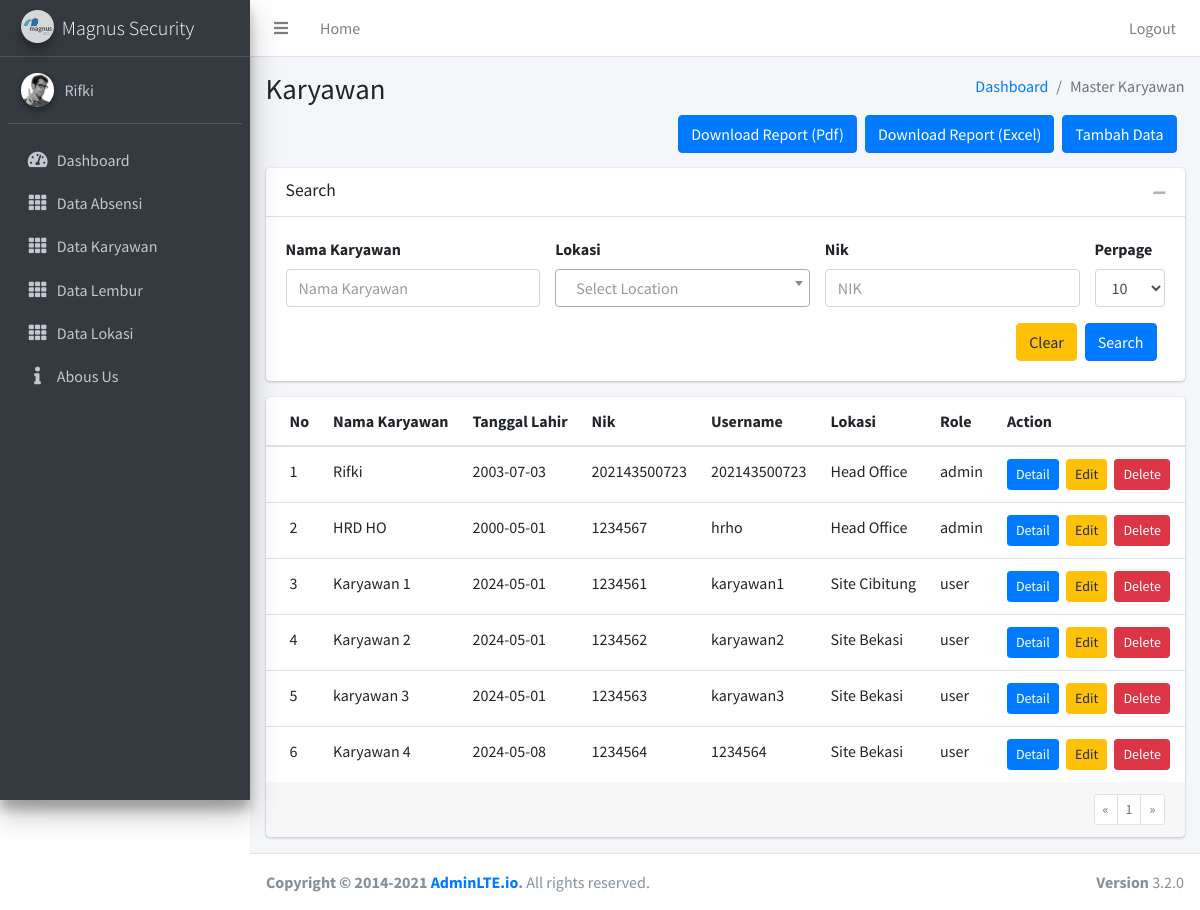
/karyawan (signed in), run on the app's committed database.
### tables this page shows
CREATE TABLE IF NOT EXISTS `employe` (
  `employe_id` int NOT NULL AUTO_INCREMENT,
  `employe_name` varchar(45) DEFAULT NULL,
  `date_of_birth` date DEFAULT NULL,
  `nik` varchar(255) DEFAULT NULL,
  `username` varchar(255) DEFAULT NULL,
  `password` varchar(255) DEFAULT NULL,
  `location_id` int DEFAULT NULL,
  `departement_id` int DEFAULT NULL,
  `division_id` int DEFAULT NULL,
  `role` varchar(45) DEFAULT NULL,
  `salary` double DEFAULT NULL,
  `is_active` tinyint DEFAULT NULL,
  `created_at` timestamp NOT NULL DEFAULT (now()),
  `created_by` varchar(45) DEFAULT NULL,
  PRIMARY KEY (`employe_id`),
  KEY `location_reference_idx` (`location_id`),
  KEY `departement_reference_idx` (`departement_id`),
  KEY `division_reference_idx` (`division_id`)
);

CREATE TABLE IF NOT EXISTS `location` (
  `location_id` int NOT NULL AUTO_INCREMENT,
  `address_1` text,
  `address_2` text,
  `province` varchar(255) DEFAULT NULL,
  `city` varchar(255) DEFAULT NULL,
  `district` varchar(255) DEFAULT NULL,
  `sub_district` varchar(255) DEFAULT NULL,
  `zip_code` varchar(5) DEFAULT NULL,
  `name` varchar(50) DEFAULT NULL,
  PRIMARY KEY (`location_id`)
);

### config/route.php (called while the page is built, shortened)
<?php
class phpRouting
{
    private $isProd = true;
    function getDirname()
    {
        return  dirname($_SERVER['PHP_SELF']);
    }
    public function getUri()
    {
        $uri =  $this->checkHttps(). "://$_SERVER[HTTP_HOST]";
        $basePath = $this->getDirname();
        if ($basePath <> 'index.php') {
            if ($basePath == "/") {
                $uri = $uri;
            } else {
                $uri = $uri . $basePath;
            }
        }
        return $uri;
    }
    function checkHttps(){
        if($this->isProd){
            return 'https';
        }else{
            return empty($_SERVER['HTTPS']) ? 'http' : 'https';
        }
    }
}

### page/karyawan/KaryawanController.php (called while the page is built, shortened)
<?php
class KaryawanController {
    protected $koneksi = null;
    protected $perPage = 10;
    protected $page = 1;
    protected $where = "";
    public function __construct(Connection $conn)
    {
        $this->koneksi = $conn;
    }
    public function getData($params){
        $where = "";
        $perPage = $this->perPage;
        $page = $this->page;
        $this->where = $where;
        $currentLimit =  ($page > 1) ? ($page * $perPage) - $perPage : "0";
        $query = "SELECT employe.* ,location.name as location_name FROM employe LEFT JOIN location on location.location_id = employe.location_id $where limit $currentLimit , $perPage";
        $res = $this->koneksi->query($query);
        return $res;
    }
    public function getPagination(){
        $res = [];
        $countRow = $this->countData();
        $res['currentNumber'] = ($this->page > 1) ? ($this->page * $this->perPage) - $this->perPage : "0";
        $res['totalRow'] = $countRow;
        $res['totalPage'] = ceil($countRow/$this->perPage);
        $res['currentPage'] = $this->page;
        $res['params'] = $this->getParameter();
        return $res;
    }
    function getParameter(){
        $uri = $_SERVER["QUERY_STRING"];
        return $uri;
    }
    public function countData(){
        $where = $this->where;
        $query = "SELECT employe.* ,location.name as location_name FROM employe LEFT JOIN location on location.location_id = employe.location_id $where ";
        $res = $this->koneksi->query($query);
        $total = $res->num_rows;
        return $total;
    }
}

### config/koneksi.php (called while the page is built, shortened)
<?php
class Connection{
    protected $host = 'localhost';
    protected $username = 'root';
    protected $password = '';
    protected $database = 'db_payroll';
    function conn(){
        $conn = mysqli_connect($this->host,$this->username,$this->password,$this->database);
        return $conn;
    }
    public function query($query){
        $conn = $this->conn();
        $sql = $conn->query($query);
        return $sql;
    }
}

### page/karyawan/index.php (the view, shortened to what this page needs)
<?php
require('KaryawanController.php');
$controller = new KaryawanController($con);
$data = $controller->getData($_GET);
?>
<section class="content-header">
    <div class="container-fluid">
        <div class="row mb-2">
            <div class="col-sm-6">
                <h1>Karyawan</h1>
            </div>
            <div class="col-sm-6">
                <ol class="breadcrumb float-sm-right">
                    <li class="breadcrumb-item"><a href="<?= $uri ?>">Dashboard</a></li>
                    <li class="breadcrumb-item active">Master Karyawan</li>
                </ol>
            </div>
        </div>
        <div class="row">
            <div class="col-sm-12">
                <a href="<?= $uri . '/karyawan/add' ?>"><button class="btn btn-primary float-right mr-2">Tambah Data</button></a>
                <a href="<?= $uri . '/api/report/employeExcel.php?'.$_SERVER['QUERY_STRING'] ?>"><button class="btn btn-primary mr-2 float-right">Download Report (Excel)</button></a>
                <a href="<?= $uri . '/api/report/employePdf.php?'.$_SERVER['QUERY_STRING'] ?>" target="_blank"><button class="btn btn-primary mr-2 float-right">Download Report (Pdf)</button></a>
                </div>
        </div>
    </div>
</section>
<section class="content">
    <div class="container-fluid">
        <div class="row">
            <div class="col-sm-12">
                <div class="card">
                    <div class="card-header">
                        <h3 class="card-title">Search</h3>
                        <div class="card-tools">
                            <button type="button" class="btn btn-tool" data-card-widget="collapse">
                                <i class="fas fa-minus"></i>
                            </button>
                        </div>
                    </div>
                    <div class="card-body">
                        <form action="">
                            <div class="row">
                                <div class="col">
                                    <div class="form-group">
                                        <label>Nama Karyawan</label>
                                        <input type="text" name="nama" class="form-control" value="<?= @$_GET['nama'] ?>" placeholder="Nama Karyawan">
                                    </div>
                                </div>
                                <div class="col">
                                    <div class="form-group">
                                        <label>
                                            Lokasi
                                        </label>
                                    </div>
                                </div>
                                <div class="col">
                                    <div class="form-group">
                                        <label>Nik</label>
                                        <input type="text" name="nik" class="form-control" value="<?= @$_GET['nik'] ?>" placeholder="NIK">
                                    </div>
                                </div>
                                <div class="col-auto">
                                    <div class="form-group">
                                        <label>Perpage</label>
                                        <select name="perPage" id="" class="form-control">
                                            <option <?= @$_GET['perPage'] == '10' ? "selected" : ""  ?> value="10">10</option>
                                        </select>
                                    </div>
                                </div>
                            </div>
                            <div class="row">
                                <div class="col-sm-12">
                                    <button type="submit" class="btn btn-primary float-right mr-2">Search</button>
                                    <a href="<?= $uri . '/karyawan' ?>"><button type="button" class="btn btn-warning float-right mr-2">Clear</button></a>
                                </div>
                            </div>
                        </form>
                    </div>
                </div>
            </div>
        </div>
        <div class="row">
            <div class="col-12">
                <div class="card">
                    <div class="card-body table-responsive p-0">
                        <table class="table table-hover text-nowrap">
                            <thead>
                                <tr>
                                    <th>No</th>
                                    <th>Nama Karyawan</th>
                                    <th>Tanggal Lahir</th>
                                    <th>Nik</th>
                                    <th>Username</th>
                                    <th>Lokasi</th>
                                    <th>Role</th>
                                    <th>Action</th>
                                </tr>
                            </thead>
                            <tbody>
                                <?php
                                $paginateData = $controller->getPagination();
                                $no = $paginateData['currentNumber'] + 1;
                                while ($d = $data->fetch_array()) {
                                ?>
                                    <tr>
                                        <td><?= $no ?></td>
                                        <td><?= $d['employe_name'] ?></td>
                                        <td><?= $d['date_of_birth'] ?></td>
                                        <td><?= $d['nik'] ?></td>
                                        <td><?= $d['username'] ?></td>
                                        <td><?= $d['location_name'] ?></td>
                                        <td><?= $d['role'] ?></td>
                                        <td>
                                            <a href="<?= $uri . '/karyawan/detail/' . $d['employe_id'] ?>"><button class="btn btn-sm btn-primary mr-1">Detail</button></a>
                                            <a href="<?= $uri . '/karyawan/edit/' . $d['employe_id'] ?>"><button class="btn btn-sm btn-warning mr-1">Edit</button></a>
                                            <button class="btn btn-sm btn-danger mr-1" onclick="deleteValue(<?= $d['employe_id'] ?>)">Delete</button>
                                        </td>
                                    </tr>
                                <?php
                                    $no++;
                                }
                                ?>
                            </tbody>
                        </table>
                    </div>
                    <div class="card-footer clearfix">
                        <?php
                         $check = "?";
                        ?>
                        <ul class="pagination pagination-sm m-0 float-right">
                            <li class="page-item <?= $paginateData['currentPage'] == '1' ? "disabled" : "" ?> "><a class="page-link" href="<?= strtok($_SERVER["REQUEST_URI"], '?').$paginateData['params'] . $check. "page=" . $paginateData['currentPage'] - 1 ?>">«</a></li>
                            <?php
                            for ($x = 1; $x <= $paginateData['totalPage']; $x++) {
                            ?>
                                <li class="page-item <?= $paginateData['currentPage'] == $x ? "disabled" : "" ?> "> <a class="page-link" href="<?= strtok($_SERVER["REQUEST_URI"], '?').$paginateData['params'] . $check. "page=" . $x ?>"><?= $x ?></a> </li>
                            <?php
                            }
                            ?>
                            <li class="page-item <?= $paginateData['currentPage'] == $paginateData['totalPage'] ? "disabled" : "" ?>"><a class="page-link" href="<?= strtok($_SERVER["REQUEST_URI"], '?') . $paginateData['params'] . $check. "page=" . $paginateData['currentPage'] + 1 ?>">»</a></li>
                        </ul>
                    </div>
                </div>
            </div>
        </div>
    </div>
</section>

### data on the page
employe: employe_name "Rifki", date_of_birth "2003-07-03", nik "202143500723", username "202143500723", location.name "Head Office", role "admin"
employe: employe_name "HRD HO", date_of_birth "2000-05-01", nik "1234567", username "hrho", location.name "Head Office", role "admin"
employe: employe_name "Karyawan 1", date_of_birth "2024-05-01", nik "1234561", username "karyawan1", location.name "Site Cibitung", role "user"
employe: employe_name "Karyawan 2", date_of_birth "2024-05-01", nik "1234562", username "karyawan2", location.name "Site Bekasi", role "user"
employe: employe_name "karyawan 3", date_of_birth "2024-05-01", nik "1234563", username "karyawan3", location.name "Site Bekasi", role "user"
employe: employe_name "Karyawan 4", date_of_birth "2024-05-08", nik "1234564", username "1234564", location.name "Site Bekasi", role "user"
